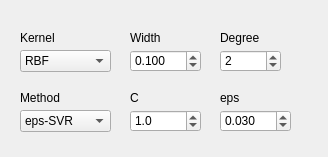
<?xml version="1.0" encoding="UTF-8"?>
<ui version="4.0">
 <class>ParametersDynamic</class>
 <widget class="QWidget" name="ParametersDynamic">
  <property name="geometry">
   <rect>
    <x>0</x>
    <y>0</y>
    <width>328</width>
    <height>157</height>
   </rect>
  </property>
  <property name="windowTitle">
   <string>Form</string>
  </property>
  <widget class="QLabel" name="labelDegree">
   <property name="geometry">
    <rect>
     <x>220</x>
     <y>30</y>
     <width>41</width>
     <height>16</height>
    </rect>
   </property>
   <property name="font">
    <font>
     <pointsize>9</pointsize>
    </font>
   </property>
   <property name="text">
    <string>Degree</string>
   </property>
  </widget>
  <widget class="QLabel" name="svmCLabel">
   <property name="geometry">
    <rect>
     <x>130</x>
     <y>90</y>
     <width>60</width>
     <height>16</height>
    </rect>
   </property>
   <property name="font">
    <font>
     <pointsize>9</pointsize>
    </font>
   </property>
   <property name="text">
    <string>C</string>
   </property>
  </widget>
  <widget class="QDoubleSpinBox" name="kernelWidthSpin">
   <property name="geometry">
    <rect>
     <x>130</x>
     <y>50</y>
     <width>71</width>
     <height>22</height>
    </rect>
   </property>
   <property name="font">
    <font>
     <pointsize>9</pointsize>
    </font>
   </property>
   <property name="toolTip">
    <string>&lt;!DOCTYPE HTML PUBLIC &quot;-//W3C//DTD HTML 4.0//EN&quot; &quot;http://www.w3.org/TR/REC-html40/strict.dtd&quot;&gt;
&lt;html&gt;&lt;head&gt;&lt;meta name=&quot;qrichtext&quot; content=&quot;1&quot; /&gt;&lt;style type=&quot;text/css&quot;&gt;
p, li { white-space: pre-wrap; }
&lt;/style&gt;&lt;/head&gt;&lt;body style=&quot; font-family:'MS Shell Dlg 2'; font-size:8.25pt; font-weight:400; font-style:normal;&quot;&gt;
&lt;p style=&quot; margin-top:0px; margin-bottom:0px; margin-left:0px; margin-right:0px; -qt-block-indent:0; text-indent:0px;&quot;&gt;&lt;span style=&quot; font-size:8pt;&quot;&gt;Width of the kernel (gamma)&lt;/span&gt;&lt;/p&gt;
&lt;p style=&quot; margin-top:0px; margin-bottom:0px; margin-left:0px; margin-right:0px; -qt-block-indent:0; text-indent:0px;&quot;&gt;&lt;span style=&quot; font-size:8pt;&quot;&gt;RBF and Polynomial only&lt;/span&gt;&lt;/p&gt;&lt;/body&gt;&lt;/html&gt;</string>
   </property>
   <property name="decimals">
    <number>3</number>
   </property>
   <property name="minimum">
    <double>0.001000000000000</double>
   </property>
   <property name="singleStep">
    <double>0.010000000000000</double>
   </property>
   <property name="value">
    <double>0.100000000000000</double>
   </property>
  </widget>
  <widget class="QDoubleSpinBox" name="svmCSpin">
   <property name="geometry">
    <rect>
     <x>130</x>
     <y>110</y>
     <width>71</width>
     <height>22</height>
    </rect>
   </property>
   <property name="font">
    <font>
     <pointsize>9</pointsize>
    </font>
   </property>
   <property name="toolTip">
    <string>&lt;!DOCTYPE HTML PUBLIC &quot;-//W3C//DTD HTML 4.0//EN&quot; &quot;http://www.w3.org/TR/REC-html40/strict.dtd&quot;&gt;
&lt;html&gt;&lt;head&gt;&lt;meta name=&quot;qrichtext&quot; content=&quot;1&quot; /&gt;&lt;style type=&quot;text/css&quot;&gt;
p, li { white-space: pre-wrap; }
&lt;/style&gt;&lt;/head&gt;&lt;body style=&quot; font-family:'MS Shell Dlg 2'; font-size:8.25pt; font-weight:400; font-style:normal;&quot;&gt;
&lt;p style=&quot; margin-top:0px; margin-bottom:0px; margin-left:0px; margin-right:0px; -qt-block-indent:0; text-indent:0px;&quot;&gt;&lt;span style=&quot; font-size:8pt;&quot;&gt;C: cost function (SVR)&lt;/span&gt;&lt;/p&gt;
&lt;p style=&quot; margin-top:0px; margin-bottom:0px; margin-left:0px; margin-right:0px; -qt-block-indent:0; text-indent:0px;&quot;&gt;&lt;span style=&quot; font-size:8pt;&quot;&gt;Capacity: maximum bases (0=auto/unlimited) (SOGP,KRLS)&lt;/span&gt;&lt;/p&gt;
&lt;p style=&quot; margin-top:0px; margin-bottom:0px; margin-left:0px; margin-right:0px; -qt-block-indent:0; text-indent:0px;&quot;&gt;&lt;span style=&quot; font-size:8pt;&quot;&gt;KRLS: capacity of 1 not allowed (switches to 2)&lt;/span&gt;&lt;/p&gt;&lt;/body&gt;&lt;/html&gt;</string>
   </property>
   <property name="decimals">
    <number>1</number>
   </property>
   <property name="minimum">
    <double>0.100000000000000</double>
   </property>
   <property name="maximum">
    <double>9999.899999999999636</double>
   </property>
   <property name="singleStep">
    <double>1.000000000000000</double>
   </property>
   <property name="value">
    <double>1.000000000000000</double>
   </property>
  </widget>
  <widget class="QLabel" name="labelWidth">
   <property name="geometry">
    <rect>
     <x>130</x>
     <y>30</y>
     <width>31</width>
     <height>16</height>
    </rect>
   </property>
   <property name="font">
    <font>
     <pointsize>9</pointsize>
    </font>
   </property>
   <property name="text">
    <string>Width</string>
   </property>
  </widget>
  <widget class="QDoubleSpinBox" name="svmPSpin">
   <property name="geometry">
    <rect>
     <x>220</x>
     <y>110</y>
     <width>71</width>
     <height>22</height>
    </rect>
   </property>
   <property name="font">
    <font>
     <pointsize>9</pointsize>
    </font>
   </property>
   <property name="toolTip">
    <string>&lt;!DOCTYPE HTML PUBLIC &quot;-//W3C//DTD HTML 4.0//EN&quot; &quot;http://www.w3.org/TR/REC-html40/strict.dtd&quot;&gt;
&lt;html&gt;&lt;head&gt;&lt;meta name=&quot;qrichtext&quot; content=&quot;1&quot; /&gt;&lt;style type=&quot;text/css&quot;&gt;
p, li { white-space: pre-wrap; }
&lt;/style&gt;&lt;/head&gt;&lt;body style=&quot; font-family:'MS Shell Dlg 2'; font-size:8.25pt; font-weight:400; font-style:normal;&quot;&gt;
&lt;p style=&quot; margin-top:0px; margin-bottom:0px; margin-left:0px; margin-right:0px; -qt-block-indent:0; text-indent:0px;&quot;&gt;&lt;span style=&quot; font-size:8pt;&quot;&gt;eps-SVR: epsilon-tube width&lt;/span&gt;&lt;/p&gt;
&lt;p style=&quot; margin-top:0px; margin-bottom:0px; margin-left:0px; margin-right:0px; -qt-block-indent:0; text-indent:0px;&quot;&gt;&lt;span style=&quot; font-size:8pt;&quot;&gt;nu-SVR: nu ratio on alpha&lt;/span&gt;&lt;/p&gt;
&lt;p style=&quot; margin-top:0px; margin-bottom:0px; margin-left:0px; margin-right:0px; -qt-block-indent:0; text-indent:0px;&quot;&gt;&lt;span style=&quot; font-size:8pt;&quot;&gt;RVR: accuracy-generalization tradeoff&lt;/span&gt;&lt;/p&gt;
&lt;p style=&quot; margin-top:0px; margin-bottom:0px; margin-left:0px; margin-right:0px; -qt-block-indent:0; text-indent:0px;&quot;&gt;&lt;span style=&quot; font-size:8pt;&quot;&gt;SOGP: noise&lt;/span&gt;&lt;/p&gt;
&lt;p style=&quot; margin-top:0px; margin-bottom:0px; margin-left:0px; margin-right:0px; -qt-block-indent:0; text-indent:0px;&quot;&gt;&lt;span style=&quot; font-size:8pt;&quot;&gt;KRLS: tolerance (stopping criterion)&lt;/span&gt;&lt;/p&gt;&lt;/body&gt;&lt;/html&gt;</string>
   </property>
   <property name="decimals">
    <number>3</number>
   </property>
   <property name="minimum">
    <double>0.001000000000000</double>
   </property>
   <property name="maximum">
    <double>1.000000000000000</double>
   </property>
   <property name="singleStep">
    <double>0.010000000000000</double>
   </property>
   <property name="value">
    <double>0.030000000000000</double>
   </property>
  </widget>
  <widget class="QLabel" name="label_2">
   <property name="geometry">
    <rect>
     <x>20</x>
     <y>30</y>
     <width>91</width>
     <height>16</height>
    </rect>
   </property>
   <property name="font">
    <font>
     <pointsize>9</pointsize>
    </font>
   </property>
   <property name="text">
    <string>Kernel</string>
   </property>
  </widget>
  <widget class="QSpinBox" name="kernelDegSpin">
   <property name="geometry">
    <rect>
     <x>220</x>
     <y>50</y>
     <width>61</width>
     <height>22</height>
    </rect>
   </property>
   <property name="font">
    <font>
     <pointsize>9</pointsize>
    </font>
   </property>
   <property name="toolTip">
    <string>&lt;!DOCTYPE HTML PUBLIC &quot;-//W3C//DTD HTML 4.0//EN&quot; &quot;http://www.w3.org/TR/REC-html40/strict.dtd&quot;&gt;
&lt;html&gt;&lt;head&gt;&lt;meta name=&quot;qrichtext&quot; content=&quot;1&quot; /&gt;&lt;style type=&quot;text/css&quot;&gt;
p, li { white-space: pre-wrap; }
&lt;/style&gt;&lt;/head&gt;&lt;body style=&quot; font-family:'MS Shell Dlg 2'; font-size:8.25pt; font-weight:400; font-style:normal;&quot;&gt;
&lt;p style=&quot; margin-top:0px; margin-bottom:0px; margin-left:0px; margin-right:0px; -qt-block-indent:0; text-indent:0px;&quot;&gt;&lt;span style=&quot; font-size:8pt;&quot;&gt;Degree of the kernel polynomial&lt;/span&gt;&lt;/p&gt;
&lt;p style=&quot; margin-top:0px; margin-bottom:0px; margin-left:0px; margin-right:0px; -qt-block-indent:0; text-indent:0px;&quot;&gt;&lt;span style=&quot; font-size:8pt;&quot;&gt;(Polynomial only)&lt;/span&gt;&lt;/p&gt;&lt;/body&gt;&lt;/html&gt;</string>
   </property>
   <property name="minimum">
    <number>1</number>
   </property>
   <property name="value">
    <number>2</number>
   </property>
  </widget>
  <widget class="QComboBox" name="svmTypeCombo">
   <property name="geometry">
    <rect>
     <x>20</x>
     <y>110</y>
     <width>91</width>
     <height>22</height>
    </rect>
   </property>
   <property name="font">
    <font>
     <pointsize>9</pointsize>
    </font>
   </property>
   <property name="toolTip">
    <string>&lt;!DOCTYPE HTML PUBLIC &quot;-//W3C//DTD HTML 4.0//EN&quot; &quot;http://www.w3.org/TR/REC-html40/strict.dtd&quot;&gt;
&lt;html&gt;&lt;head&gt;&lt;meta name=&quot;qrichtext&quot; content=&quot;1&quot; /&gt;&lt;style type=&quot;text/css&quot;&gt;
p, li { white-space: pre-wrap; }
&lt;/style&gt;&lt;/head&gt;&lt;body style=&quot; font-family:'MS Shell Dlg 2'; font-size:8.25pt; font-weight:400; font-style:normal;&quot;&gt;
&lt;p style=&quot; margin-top:0px; margin-bottom:0px; margin-left:0px; margin-right:0px; -qt-block-indent:0; text-indent:0px;&quot;&gt;&lt;span style=&quot; font-size:8pt;&quot;&gt;Kernel method for regression:&lt;/span&gt;&lt;/p&gt;
&lt;p style=&quot; margin-top:0px; margin-bottom:0px; margin-left:0px; margin-right:0px; -qt-block-indent:0; text-indent:0px;&quot;&gt;&lt;span style=&quot; font-size:8pt;&quot;&gt;eps-SVM: epsilon-based SVR, trained via SMO&lt;/span&gt;&lt;/p&gt;
&lt;p style=&quot; margin-top:0px; margin-bottom:0px; margin-left:0px; margin-right:0px; -qt-block-indent:0; text-indent:0px;&quot;&gt;&lt;span style=&quot; font-size:8pt;&quot;&gt;Nu-SVM: Nu based SVM, trained via SMO&lt;/span&gt;&lt;/p&gt;
&lt;p style=&quot; margin-top:0px; margin-bottom:0px; margin-left:0px; margin-right:0px; -qt-block-indent:0; text-indent:0px;&quot;&gt;&lt;span style=&quot; font-size:8pt;&quot;&gt;RVR: Relevant Vector Regression&lt;/span&gt;&lt;/p&gt;
&lt;p style=&quot; margin-top:0px; margin-bottom:0px; margin-left:0px; margin-right:0px; -qt-block-indent:0; text-indent:0px;&quot;&gt;&lt;span style=&quot; font-size:8pt;&quot;&gt;SOGP: Sparse Online Gaussian Processes&lt;/span&gt;&lt;/p&gt;
&lt;p style=&quot; margin-top:0px; margin-bottom:0px; margin-left:0px; margin-right:0px; -qt-block-indent:0; text-indent:0px;&quot;&gt;&lt;span style=&quot; font-size:8pt;&quot;&gt;KRLS: Kernel Recursive Least Squares&lt;/span&gt;&lt;/p&gt;&lt;/body&gt;&lt;/html&gt;</string>
   </property>
   <property name="currentIndex">
    <number>0</number>
   </property>
   <item>
    <property name="text">
     <string>eps-SVR</string>
    </property>
   </item>
   <item>
    <property name="text">
     <string>nu-SVR</string>
    </property>
   </item>
  </widget>
  <widget class="QLabel" name="svmEpsLabel">
   <property name="geometry">
    <rect>
     <x>220</x>
     <y>90</y>
     <width>70</width>
     <height>16</height>
    </rect>
   </property>
   <property name="font">
    <font>
     <pointsize>9</pointsize>
    </font>
   </property>
   <property name="text">
    <string>eps</string>
   </property>
  </widget>
  <widget class="QLabel" name="label_4">
   <property name="geometry">
    <rect>
     <x>20</x>
     <y>90</y>
     <width>91</width>
     <height>16</height>
    </rect>
   </property>
   <property name="font">
    <font>
     <pointsize>9</pointsize>
    </font>
   </property>
   <property name="text">
    <string>Method</string>
   </property>
  </widget>
  <widget class="QComboBox" name="kernelTypeCombo">
   <property name="geometry">
    <rect>
     <x>20</x>
     <y>50</y>
     <width>91</width>
     <height>22</height>
    </rect>
   </property>
   <property name="font">
    <font>
     <pointsize>9</pointsize>
    </font>
   </property>
   <property name="toolTip">
    <string>&lt;!DOCTYPE HTML PUBLIC &quot;-//W3C//DTD HTML 4.0//EN&quot; &quot;http://www.w3.org/TR/REC-html40/strict.dtd&quot;&gt;
&lt;html&gt;&lt;head&gt;&lt;meta name=&quot;qrichtext&quot; content=&quot;1&quot; /&gt;&lt;style type=&quot;text/css&quot;&gt;
p, li { white-space: pre-wrap; }
&lt;/style&gt;&lt;/head&gt;&lt;body style=&quot; font-family:'MS Shell Dlg 2'; font-size:8.25pt; font-weight:400; font-style:normal;&quot;&gt;
&lt;p style=&quot; margin-top:0px; margin-bottom:0px; margin-left:0px; margin-right:0px; -qt-block-indent:0; text-indent:0px;&quot;&gt;&lt;span style=&quot; font-size:8pt;&quot;&gt;kernel function&lt;/span&gt;&lt;/p&gt;&lt;/body&gt;&lt;/html&gt;</string>
   </property>
   <property name="currentIndex">
    <number>2</number>
   </property>
   <item>
    <property name="text">
     <string>Linear</string>
    </property>
   </item>
   <item>
    <property name="text">
     <string>Polynomial</string>
    </property>
   </item>
   <item>
    <property name="text">
     <string>RBF</string>
    </property>
   </item>
  </widget>
 </widget>
 <resources/>
 <connections/>
</ui>
